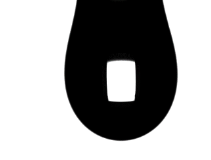
#> input picture Pendant Drops/8% SLES 70-COAB 45 in DI Water.png, 211 x 160 px; its folder holds only this picture in this run
$ python 'Canny Edge Detector.py'
#> lines starting #> are read from the running program, lines starting #| are printed output that depends on the picture; after the words box and inside, x2 and y2 are one past the last pixel; in counts of white or black regions, pixels touching at a corner belong together
"""
Author: Dmitri Lyalikov-Dlyalikov01@manhattan.edu

Canny Edge Detection Processing Script
This script will process all image files from the folder: pendant_drops
and output the extracted canny generated drop profile to the subdirectory: drop_profiles
"""

import imageio
import os
from scipy import ndimage
from skimage import transform
import numpy as np
from numpy import fft
import matplotlib.pyplot as plt
from circle_fit import taubinSVD

class DropProfile:
    def __init__(self, path="Pendant Drops"):
        self.path = path
        self.destination = "Drop Profiles"
        self.max_height = 0
        self.max_width = 0

    def extract_from_dir(self):
        print(os.getcwd())
        os.chdir(self.path)
        for filename in os.listdir():
            if not os.path.isdir(filename):
                print(f"Extracting profile from: {filename}...")
                profile = extract_profile_from_image(os.path.join(filename))
                os.chdir(self.destination)
                get_profile(profile, filename)
                os.chdir("..")
            else:
                print(f"not file: {filename}")

        print(f"Done Extracting Profiles")


# label connected components as edge profiles
def get_profile(final_image, filename):
    labeled_image, num_features = ndimage.label(final_image)
    # Remove feature 2 which is the internal noise from light
    final_image[labeled_image == 2] = 0
    final_image[labeled_image == 1] = 255
    #plt.imshow(final_image, cmap=plt.get_cmap('gray'))
    show_image(final_image)
    final_image = split_profile(final_image)
    R0 = find_apex_radius(final_image, 0.15, 0.005)
    print(f"Apex_Radius (cm): {R0}") # 0.05 /4
    show_image(final_image)
    # plt.show()
    fft_profile(final_image)
    imageio.imwrite(filename, np.uint8(final_image))


def find_apex_radius(profile, ratio_drop_length, change_ro):
    indices = np.where(profile == 255)
    x = np.flip(indices[1])
    y = np.flip(indices[0])
    num_point_ro_circlefit = round(len(x) * ratio_drop_length) + 1

    #plt.plot(x, y)
    # plt.show()
    # I selected 10 points from apex for circle fitting
    percent_drop_ro = 0.1
    i = 0
    diff = 0
    r0 = 0
    r_0 = []
    #print(x[:num_point_ro_circlefit])
    #print(y[:num_point_ro_circlefit])
    while diff >= change_ro*r0 or num_point_ro_circlefit <= percent_drop_ro * len(x):
        points_ro_circlefit = np.stack((x[:num_point_ro_circlefit], y[:num_point_ro_circlefit]), axis=1)
        xc, yc, r0, sigma = taubinSVD(points_ro_circlefit)
        r_0.append(r0)
        if i > 1:
            diff = abs(r_0[i] - r_0[i-1])
        i += 1
        num_point_ro_circlefit += 1

    #print(r_0)
    return r_0[-1]


def extract_profile_from_image(image):
    img = load_convert_image(image)
    dx = ndimage.sobel(img, axis=1)  # horizontal derivative
    dy = ndimage.sobel(img, axis=0)  # vertical derivative
    mag = normalize(np.hypot(dx, dy))
    gradient = np.degrees(np.arctan2(dy, dx))
    nms = normalize(nms_with_interpol(mag, gradient, dx, dy))
    profile = hysteresis_threshold(nms)
    return profile


'''
 We have a grayscale ndarray.
 We want to find the vertically-lowest pixel that has the value 255.
 When we find that column, before cutting the image and keeping the right side,
 we need to make sure it is either the only vertical minimum,
 or find the midpoint between the furthest away vertical minimum column and split the image at that midpoint instead
'''
def split_profile(img):
    # Find the indices of all pixels with value 255 along the vertical axis
    indices = np.where(img == 255)[0]

    # Find the lowest index, which corresponds to the lowest pixel in the image with value 255
    lowest_index = np.min(indices)

    # Find the columns that have this lowest pixel value
    cols = np.where(img[lowest_index, :] == 255)[0]

    # If there is only one such column, use it as the cutting point
    if len(cols) == 1:
        cutting_point = cols[0]

    # Otherwise, find the midpoint between the furthest away vertical minimum columns
    else:
        left_col = cols[0]
        right_col = cols[-1]
        midpoint = (left_col + right_col) // 2
        cutting_point = midpoint

    # Cut the image and keep the right side
    return img[:, cutting_point:]


def show_image(img):
    plt.imshow(img, cmap=plt.get_cmap('gray'))
    plt.show()


# Load the next image in subdir
# img: passed in as full directory
def load_convert_image(img: str, sigma_val=1.2):
#> called with img = '8% SLES 70-COAB 45 in DI Water.png', sigma_val = 1.2
    lion = imageio.v2.imread(img, None)
#> lion is the input picture: shape (160, 211, 4); mean R, G, B, A 162, 161.9, 161.9, 255
    lion_gray = np.dot(lion[..., :3], [0.299, 0.587, 0.114])
    # Optionally change or take parameter for sigma
    img = ndimage.gaussian_filter(lion_gray, sigma=sigma_val)
#> in extract_profile_from_image, `dy = ndimage.sobel(img, axis=0)`:
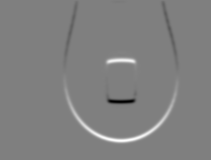
#> dy: shape (160, 211) float64; min -571.1, max 569.5, mean 5.2; drawn with min black and max white
    return img


# Normalize the pixel array, so that values are <= 1
def normalize(img):
    # img = np.multiply(img, 255 / np.max(img))
    img = img / np.max(img)
#> in extract_profile_from_image, `gradient = np.degrees(np.arctan2(dy, dx))`:
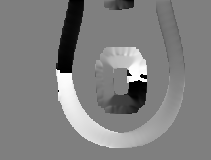
#> gradient: shape (160, 211) float64; min -180, max 180, mean 2; drawn with min black and max white
    return img


# Do Non-Maximum Suppression with interpolation to get a better
# Estimate of the magnitude values of the pixels in the gradient
# Direction. This is done to get thin edges
def nms_with_interpol(g_mag, grad, gx, gy):
    nms = np.zeros(g_mag.shape)

    for i in range(1, int(g_mag.shape[0]) - 1):
        for j in range(1, int(g_mag.shape[1]) - 1):
            if grad[i, j] >= 0 and grad[i, j] <= 45 or grad[i, j] < -135 and grad[i, j] >= -180:
                y_bot = np.array([g_mag[i, j + 1], g_mag[i + 1, j + 1]])
                y_top = np.array([g_mag[i, j - 1], g_mag[i - 1, j - 1]])
                x_est = np.absolute(gy[i, j] / g_mag[i, j])
                if (g_mag[i, j] >= ((y_bot[1] - y_bot[0]) * x_est + y_bot[0]) and g_mag[i, j] >= (
                        (y_top[1] - y_top[0]) * x_est + y_top[0])):
                    nms[i, j] = g_mag[i, j]
                else:
                    nms[i, j] = 0
            if grad[i, j] > 45 and grad[i, j] <= 90 or grad[i, j] < -90 and grad[i, j] >= -135:
                y_bot = np.array([g_mag[i + 1, j], g_mag[i + 1, j + 1]])
                y_top = np.array([g_mag[i - 1, j], g_mag[i - 1, j - 1]])
                x_est = np.absolute(gx[i, j] / g_mag[i, j])
                if (g_mag[i, j] >= ((y_bot[1] - y_bot[0]) * x_est + y_bot[0]) and g_mag[i, j] >= (
                        (y_top[1] - y_top[0]) * x_est + y_top[0])):
                    nms[i, j] = g_mag[i, j]
                else:
                    nms[i, j] = 0
            if grad[i, j] > 90 and grad[i, j] <= 135 or grad[i, j] < -45 and grad[i, j] >= -90:
                y_bot = np.array([g_mag[i + 1, j], g_mag[i + 1, j - 1]])
                y_top = np.array([g_mag[i - 1, j], g_mag[i - 1, j + 1]])
                x_est = np.absolute(gx[i, j] / g_mag[i, j])
                if (g_mag[i, j] >= ((y_bot[1] - y_bot[0]) * x_est + y_bot[0]) and g_mag[i, j] >= (
                        (y_top[1] - y_top[0]) * x_est + y_top[0])):
                    nms[i, j] = g_mag[i, j]
                else:
                    nms[i, j] = 0
            if grad[i, j] > 135 and grad[i, j] <= 180 or grad[i, j] < 0 and grad[i, j] >= -45:
                y_bot = np.array([g_mag[i, j - 1], g_mag[i + 1, j - 1]])
                y_top = np.array([g_mag[i, j + 1], g_mag[i - 1, j + 1]])
                x_est = np.absolute(gy[i, j] / g_mag[i, j])
                if (g_mag[i, j] >= ((y_bot[1] - y_bot[0]) * x_est + y_bot[0]) and g_mag[i, j] >= (
                        (y_top[1] - y_top[0]) * x_est + y_top[0])):
                    nms[i, j] = g_mag[i, j]
                else:
                    nms[i, j] = 0
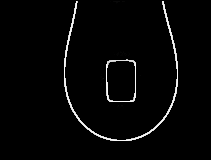
#> nms: shape (160, 211) float64; min 0, max 1, mean 0.024

    return nms


# Double threshold Hysteresis
def hysteresis_threshold(img, high_threshold_ratio=0.2, low_threshold_ratio=0.15):
#> called with high_threshold_ratio = 0.2, low_threshold_ratio = 0.15
    high_threshold_ratio = 0.2
    low_threshold_ratio = 0.15
    g_sup = np.copy(img)
    h = int(g_sup.shape[0])
#> h = 160
    w = int(g_sup.shape[1])
#> w = 211
    high_threshold = np.max(g_sup) * high_threshold_ratio
#> high_threshold = 0.2
    low_threshold = high_threshold * low_threshold_ratio
#> low_threshold = 0.03
    x = 0.1
    old_x = 0

    # The while loop is used so that the loop will keep executing till the number of strong edges
    # do not change, i.e. all weak edges connected to strong edges have been found
    while old_x != x:
        old_x = x
        for i in range(1, h - 1):
            for j in range(1, w - 1):
                if g_sup[i, j] > high_threshold:
                    g_sup[i, j] = 1
                elif g_sup[i, j] < low_threshold:
                    g_sup[i, j] = 0
                else:
                    if ((g_sup[i - 1, j - 1] > high_threshold) or
                            (g_sup[i - 1, j] > high_threshold) or
                            (g_sup[i - 1, j + 1] > high_threshold) or
                            (g_sup[i, j - 1] > high_threshold) or
                            (g_sup[i, j + 1] > high_threshold) or
                            (g_sup[i + 1, j - 1] > high_threshold) or
                            (g_sup[i + 1, j] > high_threshold) or
                            (g_sup[i + 1, j + 1] > high_threshold)):
                        g_sup[i, j] = 1
        x = np.sum(g_sup == 1)
#> this loop made 2 passes
#> x on pass 1: 891
#> (old_x, x) on pass 2: (891, 891)
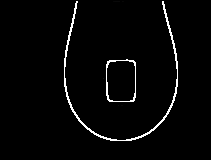
#> g_sup: shape (160, 211) float64; 2.86% of pixels changed, all inside (x1, y1, x2, y2) = (58, 1, 178, 141)

    # This is done to remove/clean all the weak edges which are not connected to strong edges
    g_sup = (g_sup == 1) * g_sup
#> g_sup: shape (160, 211) float64; values 0 (black) and 1 (white), 2.6% white in thin lines or dots, all inside (x1, y1, x2, y2) = (64, 1, 178, 141)

    return g_sup


# Remove connected edges that are noise
# Assuming edge profile is the longest edge
def extract_profile(img):
    labeled_image, num_features = ndimage.label(img)
    print(num_features)
    # Remove all features that are not labeled 1 or 0, (profile or background)
    img[labeled_image == 2] = 0
    img[labeled_image == 1] = 255
    return img


# Fast Fourier Transform of edge profile
# Can expect high frequency components in magnitude spectrum of edges
# Computed in Decibels
def fft_profile(profile):
    fft_image = fft.fft2(profile)
    fft_image = fft.fftshift(fft_image)
    # Shift the zero-frequency component to the center of the spectrum
    magnitude_spectrum = 20 * np.log(np.abs(fft_image))
    phase_spectrum = np.angle(fft_image)

    plt.imshow(magnitude_spectrum)
    plt.show()

    plt.imshow(phase_spectrum)
    plt.show()


profiles = DropProfile()
profiles.extract_from_dir()
#> in get_profile, `labeled_image, num_features = ndimage.label(final_image)`:
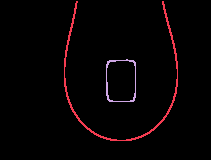
#> labeled_image: shape (160, 211) int32; 3 distinct labels, from 0 to 2; one colour per label, 0 black
#> in get_profile, `labeled_image, num_features = ndimage.label(final_image)`: num_features = 2
#> in get_profile, `final_image[labeled_image == 1] = 255`:
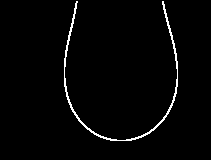
#> final_image: shape (160, 211) float64; 2.1% white in thin lines or dots, all inside (x1, y1, x2, y2) = (64, 1, 178, 141)
#> in split_profile, `indices = np.where(img == 255)[0]`: indices = 697 values from 1 to 140
#> in split_profile, `lowest_index = np.min(indices)`: lowest_index = 1
#> in split_profile, `cols = np.where(img[lowest_index, :] == 255)[0]`: cols = [76, 77, 162, 163]
#> in split_profile, `left_col = cols[0]`: left_col = 76
#> in split_profile, `right_col = cols[-1]`: right_col = 163
#> in split_profile, `midpoint = (left_col + right_col) // 2`: midpoint = 119
#> in split_profile, `return img[:, cutting_point:]`:
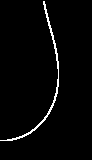
#> returned value: shape (160, 92) float64; 2.4% white in thin lines or dots, all inside (x1, y1, x2, y2) = (0, 1, 59, 141)
#> in find_apex_radius, `indices = np.where(profile == 255)`: indices = 352 positions, rows 1 to 140, columns 0 to 58
#> in find_apex_radius, `x = np.flip(indices[1])`: x = 352 values, max 58 at index 178, min 0 at index 12, mean 44.18
#> in find_apex_radius, `y = np.flip(indices[0])`: y = 352 values, max 140 at index 0, min 1 at index 350, mean 80.86
#> in find_apex_radius, `num_point_ro_circlefit = round(len(x) * ratio_drop_length) + 1`: num_point_ro_circlefit = 54
#> the loop in find_apex_radius, `while diff >= change_ro*r0 or num_point_ro_circlefit <= percent_drop_r..` made 1 pass
#> after the loop in find_apex_radius, `while diff >= change_ro*r0 or num_point_ro_circlefit <= percent_drop_r..`: i = 0; num_point_ro_circlefit = 54; r_0 = []
#> (the call stopped at in find_apex_radius, `xc, yc, r0, sigma = taubinSVD(points_ro_circlefit)`: circle_fit is not available in this run)

$ run again, on Pendant Drops/SLES 70 8% w-w in DI Water.png
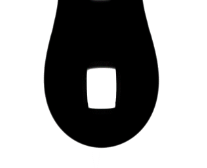
#> input picture Pendant Drops/SLES 70 8% w-w in DI Water.png, 207 x 168 px
#> in load_convert_image, lion is the input picture: shape (168, 207, 4); mean R, G, B, A 158.7, 158.7, 158.7, 255
#> high_threshold = 0.2
#> low_threshold = 0.03
#> the loop in hysteresis_threshold, `while old_x != x:` made 2 passes
#> x on pass 1: 941
#> labeled_image: shape (168, 207) int32; 3 distinct labels, from 0 to 2
#> num_features = 2
#> in get_profile, `final_image[labeled_image == 1] = 255`:
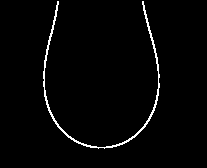
#> final_image: shape (168, 207) float64; 2.1% white in thin lines or dots, all inside (x1, y1, x2, y2) = (43, 1, 160, 149)
#> in split_profile, `indices = np.where(img == 255)[0]`: indices = 738 values from 1 to 148
#> lowest_index = 1
#> cols = [57, 58, 142, 143]
#> left_col = 57
#> right_col = 143
#> midpoint = 100
#> in split_profile, `return img[:, cutting_point:]`:
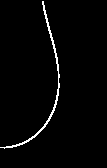
#> returned value: shape (168, 107) float64; 2.1% white in thin lines or dots, all inside (x1, y1, x2, y2) = (0, 1, 60, 149)
#> in find_apex_radius, `indices = np.where(profile == 255)`: indices = 372 positions, rows 1 to 148, columns 0 to 59
#> in find_apex_radius, `x = np.flip(indices[1])`: x = 372 values, max 59 at index 194, min 0 at index 13, mean 44.24
#> y = 372 values, max 148 at index 0, min 1 at index 370, mean 85.13
#> in find_apex_radius, `num_point_ro_circlefit = round(len(x) * ratio_drop_length) + 1`: num_point_ro_circlefit = 57
#> the loop in find_apex_radius, `while diff >= change_ro*r0 or num_point_ro_circlefit <= percent_drop_r..` made 1 pass
#> after the loop in find_apex_radius, `while diff >= change_ro*r0 or num_point_ro_circlefit <= percent_drop_r..`: i = 0; num_point_ro_circlefit = 57; r_0 = []
